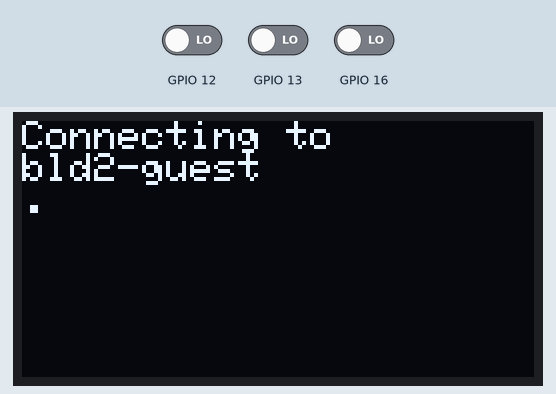
This sketch was run on a simulated ESP8266 (NodeMCU). Parts: 128×64 one-colour display. Inputs (shaded band) come from the test bench; at power-on: GPIO 12 LOW, GPIO 13 LOW, GPIO 16 LOW. WiFi joins after 1.5 s; servers stay silent unless stated.

Above: at 0.6 s.
At 1.7 s:
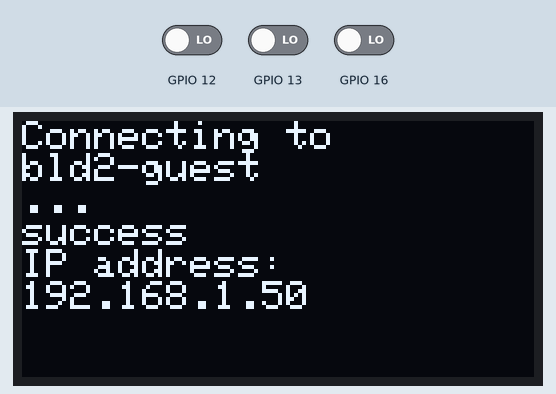
At 2.8 s:
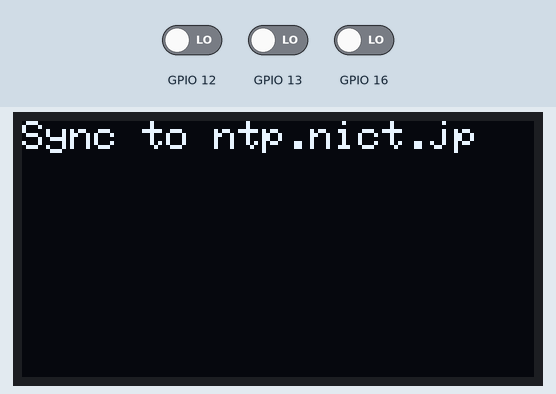
At 3.8 s:
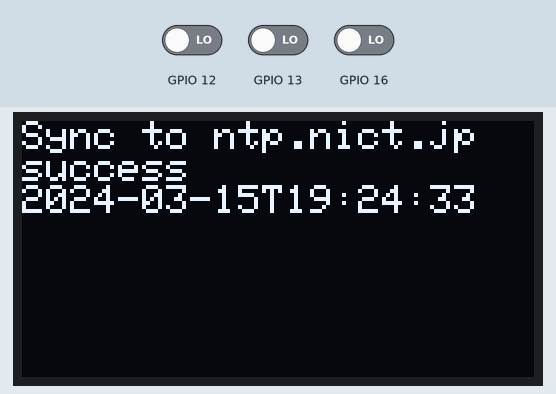
At 31.3 s:
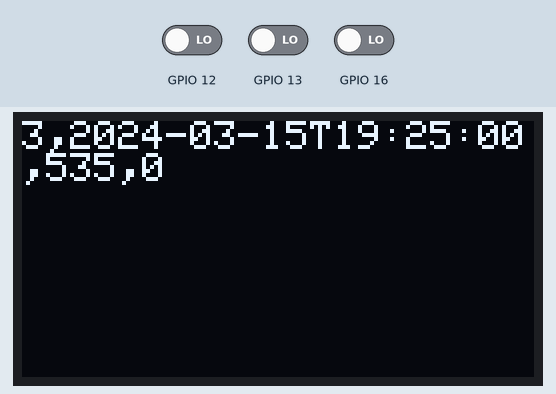

Measured:
- what the display in image 1 shows lasts 1.0 s, from 1.7 s to 2.7 s
- what the display in image 3 shows lasts 27.4 s, from 3.8 s to 31.2 s

The sketch:

exp13.ino
```cpp
#include <ESP8266WiFi.h>
#include <IPAddress.h>
#include <WiFiUdp.h>
#include <TimeLib.h>
#include <SPI.h>
#include <Wire.h>
#include <Adafruit_GFX.h>
#include <Adafruit_SSD1306.h>

const char* ssid = "bld2-guest";
const char* password = "MatsumotoWay";
const char* host = "iot.hongo.wide.ad.jp";
const int port = 50420;
const char* ntp_server = "ntp.nict.jp";
int prev_stat = LOW;

const char* ntp_server_invalid = "www.gutp.jp";
const char* ssid_invalid = "bld2_gust";

#define OLED_RESET 2
Adafruit_SSD1306 display(OLED_RESET);

int limit = 0;
boolean sync;

void setup(){
    Serial.begin(115200);

    display.begin(SSD1306_SWITCHCAPVCC, 0x3C);
    display.clearDisplay();
    display.setTextSize(1);
    display.setTextColor(WHITE);
    display.setCursor(0, 0);
    display.println("Connecting to ");
    display.println(ssid);
    display.display();

    WiFi.mode(WIFI_STA);
    WiFi.begin(ssid, password);

    while(WiFi.status() != WL_CONNECTED){
        delay(500);
        display.print(".");
        limit += 1;
        display.display();
        if(limit > 60){
            display.println("failure");
            display.display();
            return;
        }
    }
    display.println();
    display.display();

    display.println("success");
    display.println("IP address: ");
    display.println(WiFi.localIP());
    display.display();
    delay(1000);

    display.clearDisplay();
    display.setTextSize(1);
    display.setTextColor(WHITE);
    display.setCursor(0, 0);

    display.print("Sync to ");
    display.println(ntp_server);
    display.display();
    delay(500);
    sync = syncNTPtime(ntp_server);
    if(sync == false){
        display.println("failure");
        display.display();
        return;
    }
    display.println("success");
    display.display();

    char str_time[30];
    unsigned long t = now();
    sprintf(str_time, "%04d-%02d-%02dT%02d:%02d:%02d",
        year(t), month(t), day(t), hour(t), minute(t), second(t));
    display.println(str_time);
    display.display();
}

void loop(){
    if(limit > 60 || sync == false){
        return;
    }
    unsigned long t = now();
    if(t%30==0){

        //同期
        syncNTPtime(ntp_server);

        //messageの作成
        int dip = getDIPSWStatus();
        int illumi = getIlluminance();
        int md = 0;
        if(getMDStatus()){
            md = 1;
        }
        char message[60];
        sprintf(message, "%d,%04d-%02d-%02dT%02d:%02d:%02d,%d,%d",
            dip, year(t), month(t), day(t), hour(t), minute(t), second(t), illumi, md);

        display.clearDisplay();
        display.setTextSize(1);
        display.setTextColor(WHITE);
        display.setCursor(0, 0);
        display.println(message);
        display.display();

        //サーバへの接続
        WiFiClient client;
        if(!client.connect(host, port)){
            display.println("...ERR");
            display.println();
            display.display();
            return;
        }
        client.print(message);
        char c = client.read();
        String recv;
        while(c != -1){
            recv += c;
            c = client.read();
        }
        if(recv.indexOf("OK")){//OK
            display.println("...OK");
            display.println();
        }else if(recv.indexOf("ERROR")){//ERROR
            display.println("...NG");
            display.println();
        }else if(!client.connected()){
            display.println("...ERR");
            display.println();
        }
        client.stop();
    }
}


void setBZ(boolean on){
    if(on==true){
        digitalWrite(14, HIGH);
    }
    else{
        digitalWrite(14, LOW);
    }
}

boolean getPushSWStatus(){
    int stat = digitalRead(2);
    if(stat == LOW)return true;
    else return false;
}

boolean detectPushSWON(){
    int stat = digitalRead(2);
    boolean res;
    if(stat == LOW && prev_stat == HIGH)res = true;
    else res = false;

    prev_stat = stat;
    return res;
}

int getDIPSWStatus(){
    int stat = 0;
    int bit1 = digitalRead(12);
    int bit0 = digitalRead(13);
    if(bit0==LOW){
        stat|=0x01;
    }
    if(bit1==LOW){
        stat|=0x02;
    }
    return stat;
}

boolean getMDStatus(){
    int sensor = digitalRead(16);
    if(sensor==LOW)return false;
    else return true;
}

int getIlluminance(){
    int tout = analogRead(A0);
    int syodo = 3210 * tout / 3 / 1024;
    return syodo;
}

boolean syncNTPtime(const char* ntp_server){
    unsigned long unix_time = getNTPtime(ntp_server);
    if(unix_time > 0){
        setTime(unix_time);
        return true;
    }
    return false;
}

unsigned long getNTPtime(const char* ntp_server){
    WiFiUDP udp;
    udp.begin(8888);
    unsigned long unix_time = 0UL;
    byte packet[48];
    memset(packet, 0, 48);
    packet[0] = 0b11100011;
    packet[1] = 0;
    packet[2] = 6;
    packet[3] = 0xEC;
    packet[12] = 49;
    packet[13] = 0x4E;
    packet[14] = 49;
    packet[15] = 52;

    udp.beginPacket(ntp_server, 123);
    udp.write(packet, 48);
    udp.endPacket();

    for(int i=0; i<10; i++){
        delay(500);
        if(udp.parsePacket()){
            udp.read(packet, 48);
            unsigned long highWord = word(packet[40], packet[41]);
            unsigned long lowWord = word(packet[42], packet[43]);
            unsigned long secsSince1900 = highWord << 16 | lowWord;
            const unsigned long seventyYears = 2208988800UL;
            unix_time = secsSince1900 - seventyYears + 32400UL;
            break;
        }
    }
    udp.stop();
    return unix_time;
}
```
